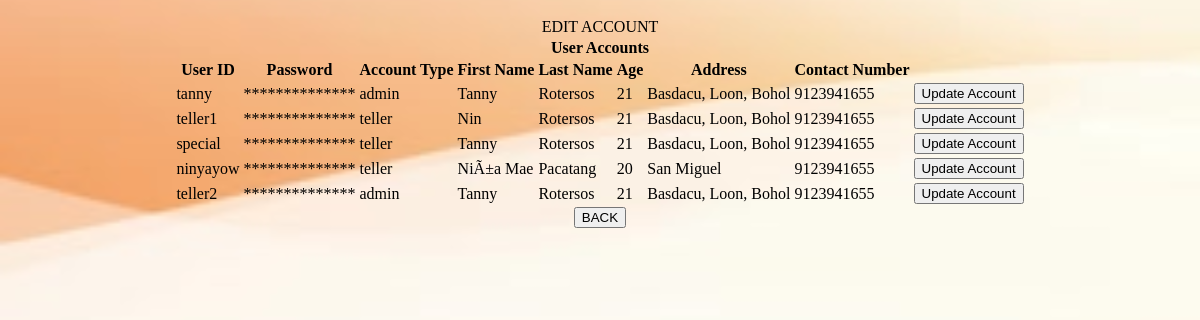
The page /admin/edit.php (signed in) on the database its author committed.
### tables this page shows
CREATE TABLE `accounts` (
  `id` int(11) NOT NULL,
  `userid` varchar(50) NOT NULL,
  `pass` varchar(60) NOT NULL,
  `link` varchar(50) NOT NULL,
  `accountype` varchar(6) NOT NULL,
  `stat` varchar(15) NOT NULL,
  `fname` varchar(50) NOT NULL,
  `lname` varchar(50) NOT NULL,
  `age` int(3) NOT NULL,
  `address` varchar(50) NOT NULL,
  `contact` bigint(15) NOT NULL
);

### admin/edit.php (the view, shortened to what this page needs)
<!DOCTYPE html>
<html>
<head>
     <link rel="stylesheet" href="../style/inputstyle.css" type="text/css"/>
</head>
<body>
<br><center>
	<v>EDIT ACCOUNT </v>
<table border="0" >
<?php
$hostname="localhost";
$user="root";
$password="";
$database="queuing";
$link=mysqli_connect($hostname,$user,$password) or die ("Error Connection");
mysqli_select_db($link, $database) or die ("Error creating database");
$result=mysqli_query($link, "SELECT * FROM accounts;");
echo "<tr><th colspan='10'>User Accounts</th></tr>" ;
echo "<tr><th>User ID</th><th>Password</th><th>Account Type</th><th>First Name</th><th>Last Name</th><th>Age</th><th>Address</th><th>Contact Number</th><th></th></tr>" ;
for($i=0; $i<$num_rows=mysqli_fetch_array($result);$i++){
	$id=$num_rows["userid"];
	$actype=$num_rows["accountype"];
	$fname=$num_rows["fname"];
	$lname=$num_rows["lname"];
	$age=$num_rows["age"];
	$add=$num_rows["address"];
	$contact=$num_rows["contact"];
	echo "<tr><td>".$id."</td>". "<td>**************</td>". "<td>" .$actype."</td>". "<td >" .$fname."</td>". "<td>" .$lname. "</td>". "<td>" .$age."</td>"."<td >" .$add."</td>"."<td>" .$contact."</td>"."<td><form method='POST' action='update2.php'><button name='id' value='$id'>Update Account</button></form></td>"."</tr>";
}
?>
</table>
<a href="index.php"><button class="paycreate">BACK</button></a>
</center>
</body>
</html>

### style/inputstyle.css (style rules this page uses)
body { width: 100%; margin: 0 auto; background-image: url('../img/bg.jpg'); background-size: 100%; background-position: center; }

### rows shown on the page
accounts: userid "tanny", accountype "admin", fname "Tanny", lname "Rotersos", age "21", address "Basdacu, Loon, Bohol", contact "9123941655"
accounts: userid "teller1", accountype "teller", fname "Nin", lname "Rotersos", age "21", address "Basdacu, Loon, Bohol", contact "9123941655"
accounts: userid "special", accountype "teller", fname "Tanny", lname "Rotersos", age "21", address "Basdacu, Loon, Bohol", contact "9123941655"
accounts: userid "ninyayow", accountype "teller", fname "NiÃ±a Mae", lname "Pacatang", age "20", address "San Miguel", contact "9123941655"
accounts: userid "teller2", accountype "admin", fname "Tanny", lname "Rotersos", age "21", address "Basdacu, Loon, Bohol", contact "9123941655"
